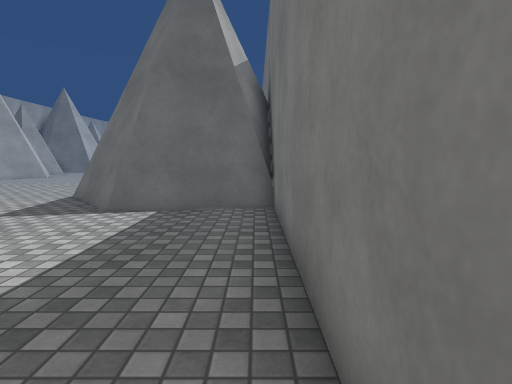
view 1 (above)

16 first-person views from a walk through a 3-D level made in the Unity game engine. The camera is 1.3 m above the floor, tilts 6° down and sees 80° across. The floor is counted in squares, 1 m on a side. Each view is taken from the middle of a square. On the plan, view 1 faces up. The plan holds only what a view shows up to about 14 squares ahead; the rest is blank. The place goes on beyond the plan. The player is left out. Surface patterns are stand-ins for the level's own textures.

view 2
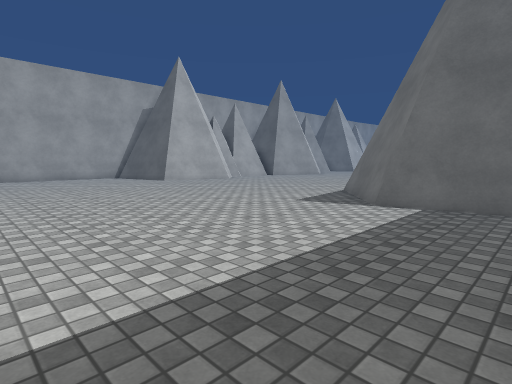

view 3
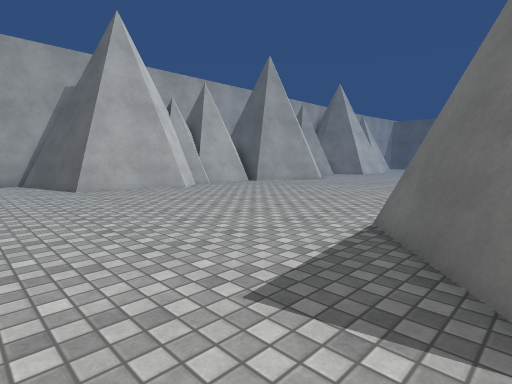

view 4
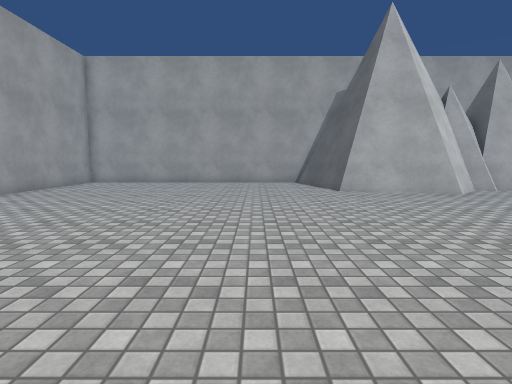

view 5
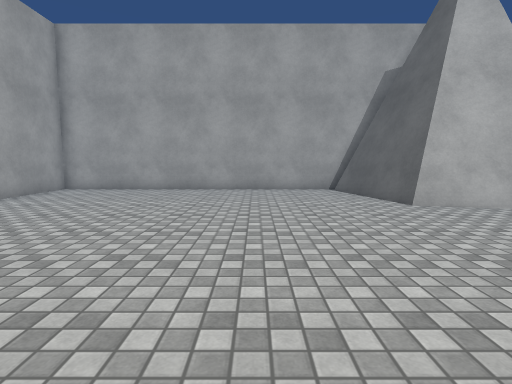

view 6
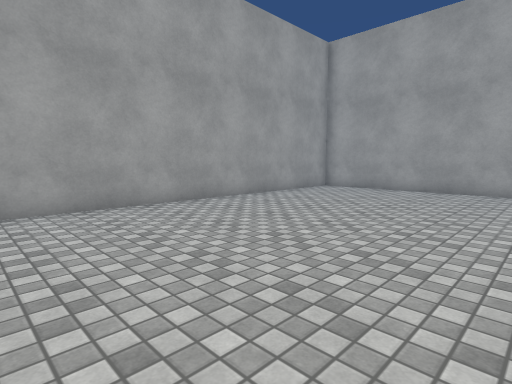

view 7
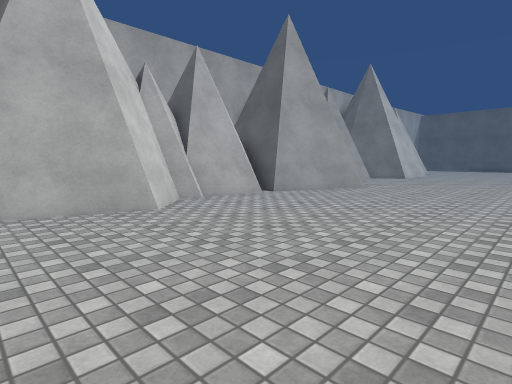

view 8
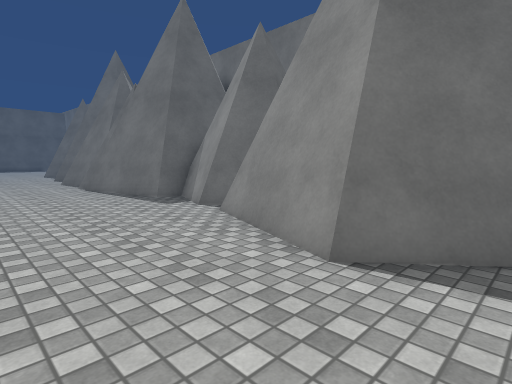

view 9
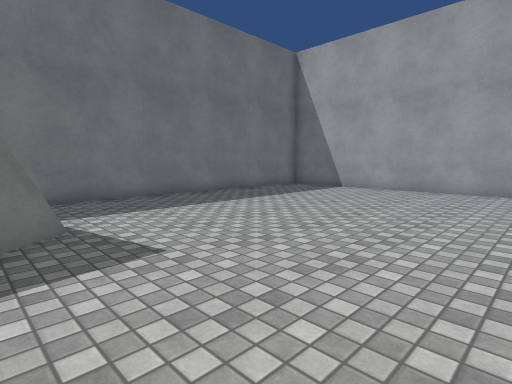

view 10
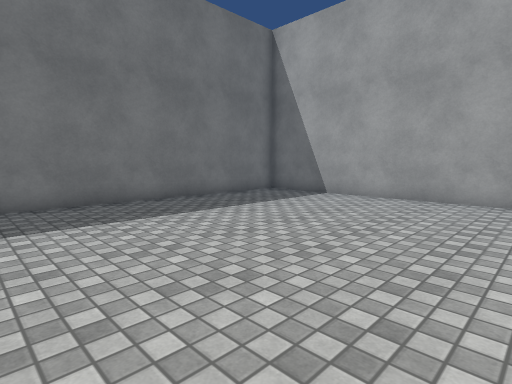

view 11
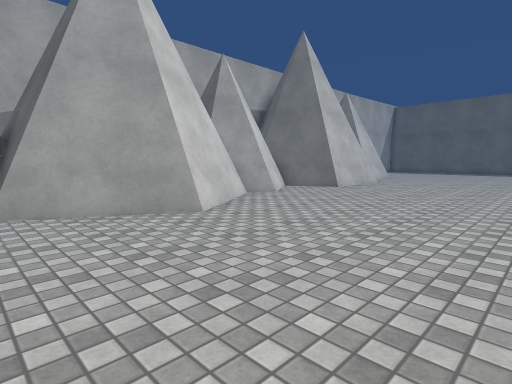

view 12
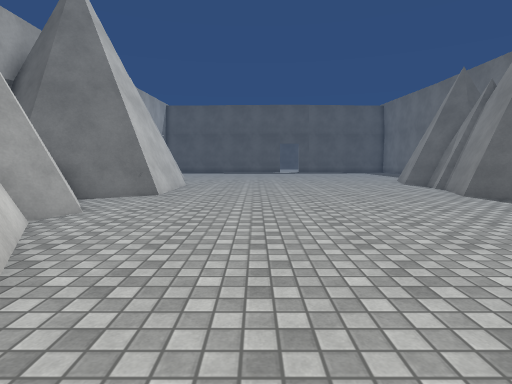

view 13
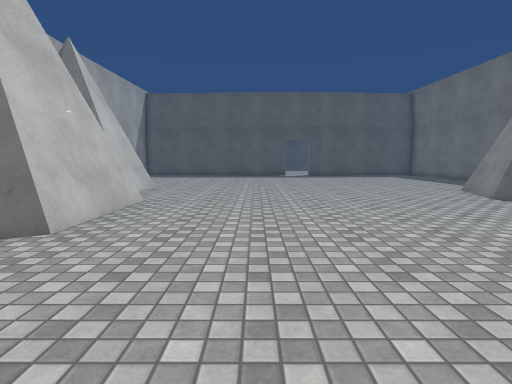

view 14
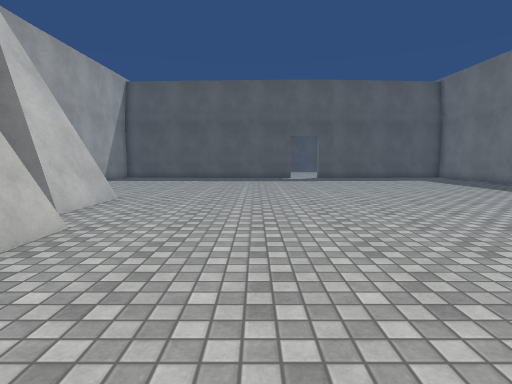

view 15
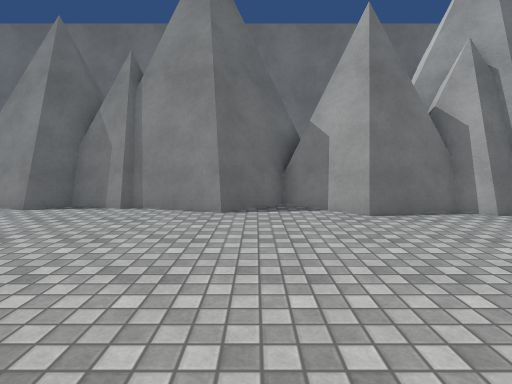

view 16
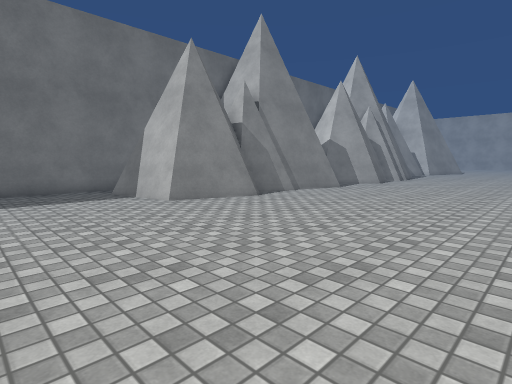

### Floor plan
Key: @ floor where view 1 was taken; # wall or solid block; . floor; = window, fence, low wall or low ledge.
Columns run from 23 left of view 1 to 1 right of it. Each row starts with its distance up from view 1.
 44     ..................
 43     ....................#
 42      ...................#
 41      ...................#
 40     ##..................#
 39     ##.............####.#
 38     ##.............##   #
 37     ##............=#
 36      ##...........##
 35       #............#
 34       #...........=#
 33       #...........=#
 32      ##...........##
 31     ###...........##
 30    ##.............###
 29     #..............##
 28     ##............##
 27     ##...........=#
 26     ##............#
 25      ##...........##
 24       #..........=#
 23       ##.........=#
 22       ##..........#
 21       ##..........#
 20      ##...........##
 19    ####...........###
 18     ##.............##
 17     ##.............##
 16     ##............=##
 15     ##............##
 14     ##............#
 13      ##..........##
 12      ##..........##
 11      ##..........##
 10      #=..........###   #
  9   ####............#######
  8 ####=..............####=#
  7 #.......................#
  6 #.......................#
  5 #.......................#
  4 #.......................#
  3 #.......................#
  2 #.......................#
  1 #.......................#
  0 #......................@#
 -1 #.......................#
 -2 #.......................#
 -3 #.......................#
 -4 #.......................#
 -5 #########################

Positions as (right, up) in squares from view 1, and headings:
1: (0, 0), facing up
2: (0, -1), facing up-left
3: (-4, 5), facing up-left
4: (-5, 5), facing left
5: (-9, 4), facing left
6: (-9, 4), facing down-left
7: (-9, 9), facing up-left
8: (-10, 9), facing up-right
9: (-10, 9), facing down-right
10: (-9, 6), facing down-right
11: (-9, 18), facing up-left
12: (-13, 20), facing up
13: (-13, 26), facing up
14: (-13, 30), facing up
15: (-13, 30), facing right
16: (-13, 44), facing down-right
